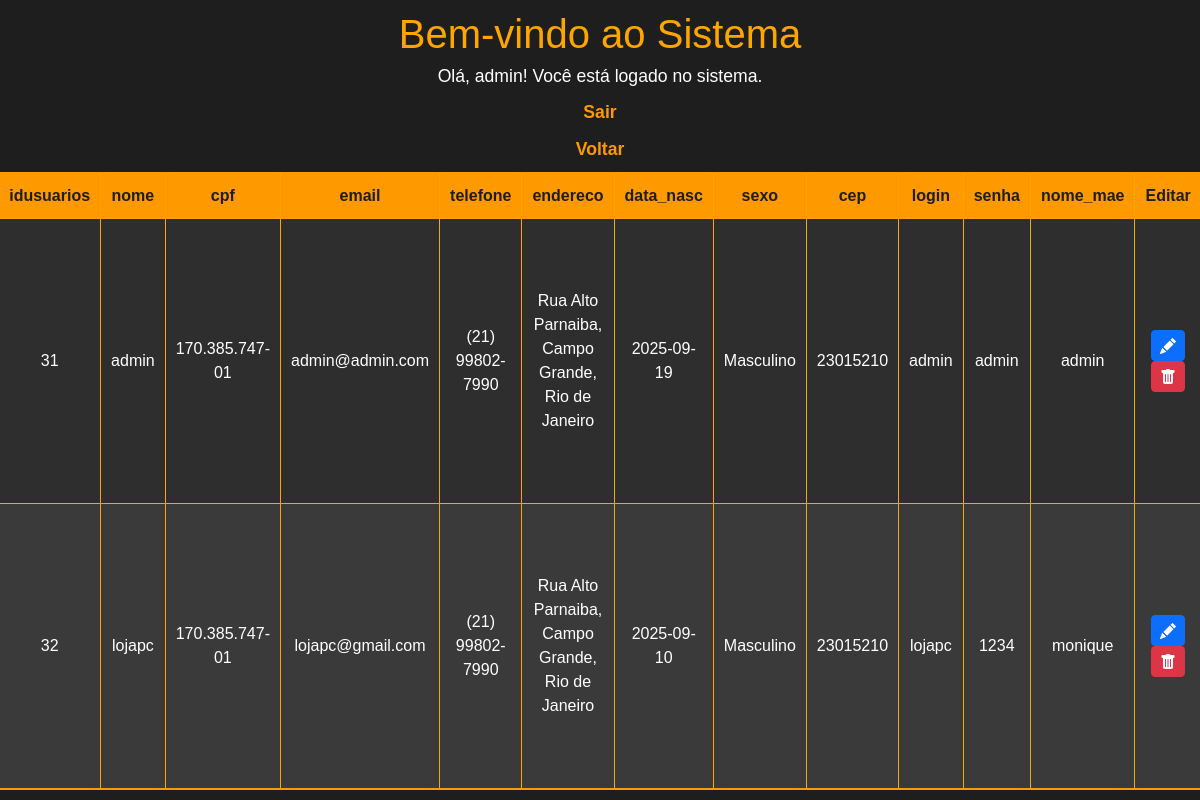
/sistema.php (signed in), run on the app's committed database.
### tables this page shows
CREATE TABLE `cadastro_tech` (
  `idusuarios` int(11) NOT NULL,
  `nome` varchar(45) NOT NULL,
  `cpf` varchar(15) NOT NULL,
  `email` varchar(110) NOT NULL,
  `telefone` varchar(15) NOT NULL,
  `data_nasc` date NOT NULL,
  `endereco` varchar(200) NOT NULL,
  `sexo` varchar(15) NOT NULL,
  `cep` varchar(15) NOT NULL,
  `senha` varchar(45) NOT NULL,
  `login` varchar(45) NOT NULL,
  `nome_mae` varchar(45) NOT NULL
);

### sistema.php (the view, shortened to what this page needs)
<?php
include_once('config.php');
$usuario = htmlspecialchars($_SESSION['login'], ENT_QUOTES, 'UTF-8');
$sql = "SELECT * FROM cadastro_tech";
$result = $conexao->query($sql);
?>
<!DOCTYPE html>
<html lang="pt-BR">
<head>
<link rel="stylesheet" href="https://cdn.jsdelivr.net/npm/bootstrap@5.3.8/dist/css/bootstrap.min.css">
</head>
<body>
    <h1>Bem-vindo ao Sistema</h1>
    <p>Olá, <?php echo $usuario; ?>! Você está logado no sistema.</p>
    <p><a href="logout.php">Sair</a></p>
    <p><a href="loja.php">Voltar</a></p>
    <div class="container">
        <table>
            <thead>
                <tr>
                    <th>idusuarios</th>
                    <th>nome</th>
                    <th>cpf</th>
                    <th>email</th>
                    <th>telefone</th>
                    <th>endereco</th>
                    <th>data_nasc</th>
                    <th>sexo</th>
                    <th>cep</th>
                    <th>login</th>
                    <th>senha</th>
                    <th>nome_mae</th>
                    <th>Editar</th>
                </tr>
            </thead>
            <tbody>
                <?php
                while($user_data = mysqli_fetch_assoc($result)){
                    echo "<tr>";
                    echo "<td>".$user_data['idusuarios']."</td>";
                    echo "<td>".$user_data['nome']."</td>";
                    echo "<td>".$user_data['cpf']."</td>";
                    echo "<td>".$user_data['email']."</td>";
                    echo "<td>".$user_data['telefone']."</td>";
                    echo "<td>".$user_data['endereco']."</td>";
                    echo "<td>".$user_data['data_nasc']."</td>";
                    echo "<td>".$user_data['sexo']."</td>";
                    echo "<td>".$user_data['cep']."</td>";
                    echo "<td>".$user_data['login']."</td>";
                    echo "<td>".$user_data['senha']."</td>";
                    echo "<td>".$user_data['nome_mae']."</td>";
                    echo "<td>
                        <a class='btn btn-sm btn-primary' href='edit.php?idusuarios=".$user_data['idusuarios']."'>
                            <svg xmlns='http://www.w3.org/2000/svg' width='16' height='16' fill='currentColor' class='bi bi-pencil-fill' viewBox='0 0 16 16'>
                                <path d='M12.854.146a.5.5 0 0 0-.707 0L10.5 1.793 14.207 5.5l1.647-1.646a.5.5 0 0 0 0-.708zm.646 6.061L9.793 2.5 3.293 9H3.5a.5.5 0 0 1 .5.5v.5h.5a.5.5 0 0 1 .5.5v.5h.5a.5.5 0 0 1 .5.5v.5h.5a.5.5 0 0 1 .5.5v.207zm-7.468 7.468A.5.5 0 0 1 6 13.5V13h-.5a.5.5 0 0 1-.5-.5V12h-.5a.5.5 0 0 1-.5-.5V11h-.5a.5.5 0 0 1-.5-.5V10h-.5a.5.5 0 0 1-.175-.032l-.179.178a.5.5 0 0 0-.11.168l-2 5a.5.5 0 0 0 .65.65l5-2a.5.5 0 0 0 .168-.11z'/>
                            </svg>
                        </a>
                        <a class='btn btn-sm btn-danger' href='delete.php?idusuarios=".$user_data['idusuarios']."' onclick=\"return confirm('Tem certeza que deseja excluir este usuário?');\">
                            <svg xmlns='http://www.w3.org/2000/svg' width='16' height='16' fill='currentColor' class='bi bi-trash-fill' viewBox='0 0 16 16'>
                                <path d='M2.5 1a1 1 0 0 0-1 1v1a1 1 0 0 0 1 1H3v9a2 2 0 0 0 2 2h6a2 2 0 0 0 2-2V4h.5a1 1 0 0 0 1-1V2a1 1 0 0 0-1-1H10a1 1 0 0 0-1-1H7a1 1 0 0 0-1 1zm3 4a.5.5 0 0 1 .5.5v7a.5.5 0 0 1-1 0v-7a.5.5 0 0 1 .5-.5M8 5a.5.5 0 0 1 .5.5v7a.5.5 0 0 1-1 0v-7A.5.5 0 0 1 8 5m3 .5v7a.5.5 0 0 1-1 0v-7a.5.5 0 0 1 1 0'/>
                            </svg>
                        </a>
                        </td>";
                    echo "</tr>";
                }
                ?>
            </tbody>
        </table>
    </div>
</body>
</html>

### sistema.php (style rules this page uses)
* { margin: 0; padding: 0; box-sizing: border-box; font-family: 'Poppins', sans-serif; }
html, body { width: 100%; height: 100%; }
body { background-color: #1e1e1e; color: #fff; display: flex; flex-direction: column; justify-content: flex-start; align-items: center; padding: 10px; overflow: auto; }
h1 { color: #ffa500; margin-bottom: 5px; }
p { margin-bottom: 10px; font-size: 1.1rem; }
a { color: #ff9900; text-decoration: none; font-weight: bold; transition: 0.3s; }
.container { flex: 1; width: 60%; display: flex; justify-content: center; align-items: center; }
table { width: 100%; height: 100%; border-collapse: collapse; background-color: #2e2e2e; border: 2px solid #ff9900; }
table thead tr { background-color: #ff9900; color: #1e1e1e; }
table th, table td { padding: 10px; text-align: center; border: 1px solid #ffa500; word-wrap: break-word; }
table tbody tr:nth-child(even) { background-color: #3a3a3a; }
table tbody { height: calc(100% - 40px); }

### data on the page
cadastro_tech: idusuarios "31", nome "admin", cpf "170.385.747-01", email "admin@admin.com", telefone "(21) 99802-7990", endereco "Rua Alto Parnaiba, Campo Grande, Rio de Janeiro", data_nasc "2025-09-19", sexo "Masculino", cep "23015210", login "admin", senha "admin", nome_mae "admin"
cadastro_tech: idusuarios "32", nome "lojapc", cpf "170.385.747-01", email "lojapc@gmail.com", telefone "(21) 99802-7990", endereco "Rua Alto Parnaiba, Campo Grande, Rio de Janeiro", data_nasc "2025-09-10", sexo "Masculino", cep "23015210", login "lojapc", senha "1234", nome_mae "monique"

### other printed values
$usuario "admin"
